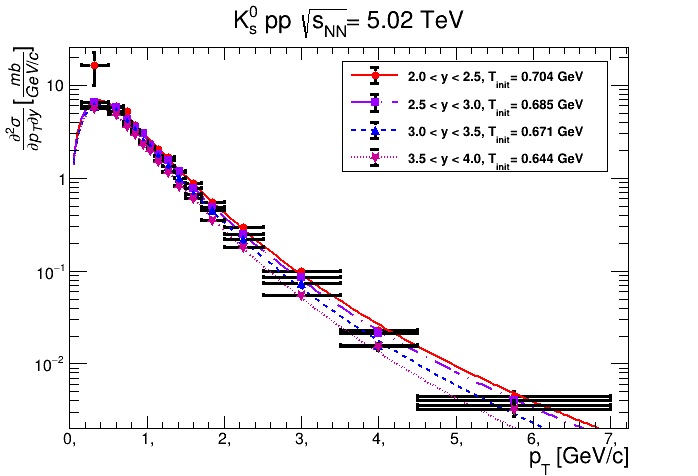

The script that drew this image:
import sys, time
from ROOT import TMinuit
import numpy as np
import ROOT
import matplotlib.pyplot as plt
import ctypes


DATA = 'ppK2.txt'


X, DeltaX, Y1, DeltaY1, Y2, DeltaY2, Y3, DeltaY3, Y4, DeltaY4 = np.loadtxt(DATA, unpack=True)
nChan = len(X)

x = np.array(X)
ex = np.array(DeltaX)

y1 = np.array(Y1)
ey1 = np.array(DeltaY1)

y2 = np.array(Y2)
ey2 = np.array(DeltaY2)

y3 = np.array(Y3)
ey3 = np.array(DeltaY3)

y4 = np.array(Y4)
ey4 = np.array(DeltaY4)

mk = 0.49765 #GeV Ks0
#mk = 1.11568 #GeV L, Lbar
nPar = 3
nCHAN = 200
length = 7.5

'''
#Tsallis distr
'''

def Tsallis(pT, par):
	Area, Temper, Q = par[0], par[1], par[2]
	return Area*pT*pow( (1 + (Q-1)*((mk**2 + pT**2)**(0.5) - mk)/Temper) , (-1/(Q-1)) )

#------------------------------------------------------------------------------------------------------1

def FCNchi1(npar, gin, f, par, iflag):
	global valFCN1
	yTheor = np.array([Tsallis(i, par) for i in x]) 
	indPos = y1 > 0
	arrayFCN = (  (y1[indPos] - yTheor[indPos])/ey1[indPos] )**2
	valFCN1 = np.sum(arrayFCN)
	f.value = valFCN1

'''
#MIUNIT
'''
minuit1 = ROOT.TMinuit(5)
minuit1.SetPrintLevel(1)
minuit1.SetFCN(FCNchi1)
errordef = 1.

# Chi square start parameters

minuit1.DefineParameter(0, 'Area', 3.2, 1e-4, 0., 0.)
minuit1.DefineParameter(1, 'Temper', 0.21, 1e-4, 0., 0.)
minuit1.DefineParameter(2, 'Q', 1.14, 1e-3, 0., 0.)

ierflg = ctypes.c_int(0)
minuit1.mncomd("SET ERR " + str(1), ierflg)
minuit1.mncomd("SET STR 1", ierflg)
minuit1.mncomd("MIGRAD 100000 1e-8", ierflg)

NDF1 = nChan - minuit1.GetNumFreePars()
print("\nChi/NDF = ", valFCN1, '/', NDF1)

valPar1 = ctypes.c_double(0)
errPar1 = ctypes.c_double(0)
	 
parFit1 = np.zeros(5)
parErr1 = np.zeros(5)
	
for i in range(nPar):
	minuit1.GetParameter(i, valPar1, errPar1)
	parFit1[i] = valPar1.value
	parErr1[i] = errPar1.value

X1 = np.linspace(0, length, nCHAN)
dx1 = (X1[1] - X1[0])/2
DeltaX1 = [dx1]*len(X1)
Y_1 = np.array([Tsallis(i, parFit1) for i in X1])
Ynew1 = np.array([Tsallis(i, parFit1)*i**2 for i in X1])

print('\n \n \n \n')

#------------------------------------------------------------------------------------------------------2


def FCNchi2(npar, gin, f, par, iflag):
	global valFCN2
	yTheor = np.array([Tsallis(i, par) for i in x]) 
	indPos = y2 > 0
	arrayFCN = (  (y2[indPos] - yTheor[indPos])/ey2[indPos] )**2
	valFCN2 = np.sum(arrayFCN)
	f.value = valFCN2

'''
#MIUNIT
'''
minuit2 = ROOT.TMinuit(5)
minuit2.SetPrintLevel(1)
minuit2.SetFCN(FCNchi2)
errordef = 1.

# Chi square start parameters

minuit2.DefineParameter(0, 'Area', 3.2, 1e-4, 0., 0.)
minuit2.DefineParameter(1, 'Temper', 0.2, 1e-4, 0., 0.)
minuit2.DefineParameter(2, 'Q', 1.14, 1e-3, 0., 0.)

ierflg = ctypes.c_int(0)
minuit2.mncomd("SET ERR " + str(1), ierflg)
minuit2.mncomd("SET STR 1", ierflg)
minuit2.mncomd("MIGRAD 100000 1e-8", ierflg)

NDF2 = nChan - minuit2.GetNumFreePars()
print("\nChi/NDF = ", valFCN2, '/', NDF2)

valPar2 = ctypes.c_double(0)
errPar2 = ctypes.c_double(0)
	 
parFit2 = np.zeros(5)
parErr2 = np.zeros(5)
	
for i in range(nPar):
	minuit2.GetParameter(i, valPar2, errPar2)
	parFit2[i] = valPar2.value
	parErr2[i] = errPar2.value

X2 = np.linspace(0, length, nCHAN)
dx2 = (X2[1] - X2[0])/2
DeltaX2 = [dx2]*len(X2)
Y_2 = np.array([Tsallis(i, parFit2) for i in X2])
Ynew2 = np.array([Tsallis(i, parFit2)*i**2 for i in X2])

print('\n \n \n \n')
#------------------------------------------------------------------------------------------------------3

def FCNchi3(npar, gin, f, par, iflag):
	global valFCN3
	yTheor = np.array([Tsallis(i, par) for i in x]) 
	indPos = y3 > 0
	arrayFCN = (  (y3[indPos] - yTheor[indPos])/ey3[indPos] )**2
	valFCN3 = np.sum(arrayFCN)
	f.value = valFCN3

'''
#MIUNIT
'''
minuit3 = ROOT.TMinuit(5)
minuit3.SetPrintLevel(1)
minuit3.SetFCN(FCNchi3)
errordef = 1.

# Chi square start parameters

minuit3.DefineParameter(0, 'Area', 2.9, 1e-4, 0., 0.)
minuit3.DefineParameter(1, 'Temper', 0.2, 1e-4, 0., 0.)
minuit3.DefineParameter(2, 'Q', 1.13, 1e-3, 0., 0.)

ierflg = ctypes.c_int(0)
minuit3.mncomd("SET ERR " + str(1), ierflg)
minuit3.mncomd("SET STR 1", ierflg)
minuit3.mncomd("MIGRAD 100000 1e-8", ierflg)

NDF3 = nChan - minuit3.GetNumFreePars()
print("\nChi/NDF = ", valFCN3, '/', NDF3)

valPar3 = ctypes.c_double(0)
errPar3 = ctypes.c_double(0)
	 
parFit3 = np.zeros(5)
parErr3 = np.zeros(5)
	
for i in range(nPar):
	minuit3.GetParameter(i, valPar3, errPar3)
	parFit3[i] = valPar3.value
	parErr3[i] = errPar3.value

X3 = np.linspace(0, length, nCHAN)
dx3 = (X3[1] - X3[0])/2
DeltaX3 = [dx3]*len(X3)
Y_3 = np.array([Tsallis(i, parFit3) for i in X3])
Ynew3 = np.array([Tsallis(i, parFit3)*i**2 for i in X3])

print('\n \n \n \n')
#------------------------------------------------------------------------------------------------------4

def FCNchi4(npar, gin, f, par, iflag):
	global valFCN4
	yTheor = np.array([Tsallis(i, par) for i in x]) 
	indPos = y4 > 0
	arrayFCN = (  (y4[indPos] - yTheor[indPos])/ey4[indPos] )**2
	valFCN4 = np.sum(arrayFCN)
	f.value = valFCN4

'''
#MIUNIT
'''
minuit4 = ROOT.TMinuit(5)
minuit4.SetPrintLevel(1)
minuit4.SetFCN(FCNchi4)
errordef = 1.

# Chi square start parameters

minuit4.DefineParameter(0, 'Area', 7, 1e-4, 0., 0.)
minuit4.DefineParameter(1, 'Temper', 0.1, 1e-3, 0., 0.)
minuit4.DefineParameter(2, 'Q', 1.13, 1e-3, 0., 0.)

ierflg = ctypes.c_int(0)
minuit4.mncomd("SET ERR " + str(1), ierflg)
minuit4.mncomd("SET STR 1", ierflg)
minuit4.mncomd("MIGRAD 100000 1e-8", ierflg)

NDF4 = nChan - minuit4.GetNumFreePars()
print("\nChi/NDF = ", valFCN4, '/', NDF4)

valPar4 = ctypes.c_double(0)
errPar4 = ctypes.c_double(0)
	 
parFit4 = np.zeros(5)
parErr4 = np.zeros(5)
	
for i in range(nPar):
	minuit4.GetParameter(i, valPar4, errPar4)
	parFit4[i] = valPar4.value
	parErr4[i] = errPar4.value

X4 = np.linspace(0, length, nCHAN)
dx4 = (X4[1] - X4[0])/2
DeltaX4 = [dx4]*len(X4)
Y_4 = np.array([Tsallis(i, parFit4) for i in X4])
Ynew4 = np.array([Tsallis(i, parFit4)*i**2 for i in X4])

print('\n \n \n \n')
#------------------------------------------------------------------------------------------------------AREAS
'''
AREAS
'''
def findArea(x, xerr, y): # find an area under histogram
	Area = 0 
	for i in range(len(x)):
		Area = Area + 2*xerr[i]*y[i]
	return Area
	
	
#normal areas
A1 = findArea(x, ex, y1)
print('\nnormal areas 1\n',A1)
#normal areas with X
A_1 = findArea(X1, DeltaX1, Y_1)
print('normal areas with X 1\n',A_1)
# pT**2 * f(pT) areas
Anew1 = findArea(X1, DeltaX1, Ynew1)
print('pT**2 * f(pT) areas 1\n',Anew1)
'''
T init
'''
PT21 = Anew1/A_1
Tinit1 = np.sqrt( (PT21)/2 )
print('<pT**2> 1\n',PT21)
print('T init 1\n',Tinit1)
#print('\n DATA \n',DATA, '\n \n')


#normal areas
A2 = findArea(x, ex, y2)
print('\n\nnormal areas 2\n',A2)
#normal areas with X
A_2 = findArea(X2, DeltaX2, Y_2)
print('normal areas with X 2\n',A_2)
# pT**2 * f(pT) areas
Anew2 = findArea(X2, DeltaX2, Ynew2)
print('pT**2 * f(pT) areas 2\n',Anew2)
'''
T init
'''
PT22 = Anew2/A_2
Tinit2 = np.sqrt( (PT22)/2 )
print('<pT**2> 2\n',PT22)
print('T init 2\n',Tinit2)
#print('\n DATA \n',DATA, '\n \n')


#normal areas
A3 = findArea(x, ex, y3)
print('\n \nnormal areas 3\n',A3)
#normal areas with X
A_3 = findArea(X3, DeltaX3, Y_3)
print('normal areas with X 3\n',A_3)
# pT**2 * f(pT) areas
Anew3 = findArea(X3, DeltaX3, Ynew3)
print('pT**2 * f(pT) areas 3\n',Anew3)
'''
T init
'''
PT23 = Anew3/A_3
Tinit3 = np.sqrt( (PT23)/2 )
print('<pT**2> 3\n',PT23)
print('T init 3\n',Tinit3)
#print('\n DATA \n',DATA, '\n \n')


#normal areas
A4 = findArea(x, ex, y4)
print('\n \nnormal areas 4\n',A4)
#normal areas with X
A_4 = findArea(X4, DeltaX4, Y_4)
print('normal areas with X 4\n',A_4)
# pT**2 * f(pT) areas
Anew4 = findArea(X4, DeltaX4, Ynew4)
print('pT**2 * f(pT) areas 4\n',Anew4)
'''
T init
'''
PT24 = Anew4/A_4
Tinit4 = np.sqrt( (PT24)/2 )
print('<pT**2> 4\n',PT24)
print('T init 4\n',Tinit4)
#print('\n DATA \n',DATA, '\n \n')

#-------------------------------------------------------------------------------------------------------Error

#--------------------------------------------------------------------------------------------------1
'''
#DX
'''
pT = X1
DpT = DeltaX1

A = parFit1[0]
DA = parErr1[0]

Temper = parFit1[1]
DT = parErr1[1]

q = parFit1[2]
Dq = parErr1[2]

#print('\n\npT :', pT, '\n', 'A :', A, '\n','T :', Temper, '\n', 'q :', q, '\n') 
print('\n\nA :', A, '\n','T :', Temper, '\n', 'q :', q) 
print('DpT :', DeltaX1[0], '\n', 'Dq :', parErr1[2], '\n','DT :', parErr1[1], '\n', 'DA :',parErr1[0]) 

def dxdpT(i):
	return  2*DpT[0]*3*pT[i]**2*A*pow( (1 + (q-1)*((mk**2 + pT[i]**2)**(0.5) - mk)/Temper) , (-1/(q-1)) )     +     2*DpT[0]*pT[i]**3*A*(-1/(q-1))*pow( (1 + (q-1)*((mk**2 + pT[i]**2)**(0.5) - mk)/Temper) , (-1/(q-1) - 1) ) * ( (q-1)*(mk**2 + pT[i]**2)**(-0.5)*pT[i]/Temper )
def dxdq(i):
	return 2*DpT[0]*A*pT[i]**3 * ( np.log( 1 + (q-1)*((mk**2 + pT[i]**2)**(0.5) - mk)/Temper ) * pow( (1 + (q-1)*((mk**2 + pT[i]**2)**(0.5) - mk)/Temper) , (-1/(q-1)) ) * (((mk**2+pT[i]**2)**(0.5)-mk)/Temper)   )
def dxdT(i):
	return 2*DpT[0]*A*pT[i]**3 * (-1/(q-1)) * pow( (1 + (q-1)*((mk**2 + pT[i]**2)**(0.5) - mk)/Temper) , (-1/(q-1)-1) ) * ( - (q-1)*((mk**2 + pT[i]**2)**(0.5) - mk)/Temper**2 )
def dxdA(i):
	return 2*DpT[0]*pT[i]**3*pow( (1 + (q-1)*((mk**2 + pT[i]**2)**(0.5) - mk)/Temper) , (-1/(q-1)) )

def DX(i):
	return np.sqrt( dxdpT(i)**2*DpT[i]**2 + dxdq(i)**2*Dq**2 + dxdT(i)**2*DT**2 + dxdA(i)**2*DA**2)

'''
#ONE
'''
ONE = Anew1
N = nCHAN
DONE = 0
for i in range (0,N):
	DONE = DONE + DX(i)
print('Area 1 = ', Anew1, ' +- ', DONE)
#print('\n', 2*DeltaX1[20]*Ynew1[20], ' +- ' , DX(20))

'''
#DY
'''
def dydpT(i):
	return  2*DpT[0]*A*pow( (1 + (q-1)*((mk**2 + pT[i]**2)**(0.5) - mk)/Temper) , (-1/(q-1)) )     +     2*DpT[0]*pT[i]*A*(-1/(q-1))*pow( (1 + (q-1)*((mk**2 + pT[i]**2)**(0.5) - mk)/Temper) , (-1/(q-1) - 1) ) * ( (q-1)*(mk**2 + pT[i]**2)**(-0.5)*pT[i]/Temper )
def dydq(i):
	return 2*DpT[0]*A*pT[i]* ( np.log( 1 + (q-1)*((mk**2 + pT[i]**2)**(0.5) - mk)/Temper ) * pow( (1 + (q-1)*((mk**2 + pT[i]**2)**(0.5) - mk)/Temper) , (-1/(q-1)) ) * (((mk**2+pT[i]**2)**(0.5)-mk)/Temper)   )
def dydT(i):
	return 2*DpT[0]*A*pT[i] * (-1/(q-1)) * pow( (1 + (q-1)*((mk**2 + pT[i]**2)**(0.5) - mk)/Temper) , (-1/(q-1)-1) ) * ( - (q-1)*((mk**2 + pT[i]**2)**(0.5) - mk)/Temper**2 )
def dydA(i):
	return 2*DpT[0]*pT[i]*pow( (1 + (q-1)*((mk**2 + pT[i]**2)**(0.5) - mk)/Temper) , (-1/(q-1)) )

def DY(i):
	return np.sqrt( dydpT(i)**2*DpT[i]**2 + dydq(i)**2*Dq**2 + dydT(i)**2*DT**2 + dydA(i)**2*DA**2)

'''
#TWO
'''
TWO = A_1
DTWO = 0 
for i in range (0,N):
	DTWO = DTWO + DY(i)
print('Area 2 = ', A_1, ' +- ', DTWO)

'''
#D<pT2>
'''
DpT2 = np.sqrt( (1 / TWO)**2 * DONE**2 + (ONE / TWO**2)**2 * DTWO**2 )
print('<pT2> =', PT21,' +- ',  DpT2)

'''
#DTinit
'''
DTinit = DpT2 / np.sqrt( 2* PT21 )
print('Tinit =', Tinit1,' +- ',  DTinit )


#-------------------------------------------------------------------------------------------WRITE TO TXT

f = open("ppK2FixedRESULTS.txt", "w")
f.write('y range	q	T GeV	Ti GeV	chi/NDF\n')
f.write('1	' + str(q) + '+-' + str(Dq) + '	' +str(Temper) + '+-' + str(DT) + '	' +str(Tinit1) + '+-' + str(DTinit) + '	' +str(valFCN1) +'/'+str(NDF1) +'\n')
f.close()

#--------------------------------------------------------------------------------------------------2

'''
#DX
'''
pT = X2
DpT = DeltaX2

A = parFit2[0]
DA = parErr2[0]

Temper = parFit2[1]
DT = parErr2[1]

q = parFit2[2]
Dq = parErr2[2]

#print('\n\npT :', pT, '\n', 'A :', A, '\n','T :', Temper, '\n', 'q :', q, '\n') 
print('\n\nA :', A, '\n','T :', Temper, '\n', 'q :', q) 
print('DpT :', DeltaX2[0], '\n', 'Dq :', parErr2[2], '\n','DT :', parErr2[1], '\n', 'DA :',parErr2[0]) 

def dxdpT(i):
	return  2*DpT[0]*3*pT[i]**2*A*pow( (1 + (q-1)*((mk**2 + pT[i]**2)**(0.5) - mk)/Temper) , (-1/(q-1)) )     +     2*DpT[0]*pT[i]**3*A*(-1/(q-1))*pow( (1 + (q-1)*((mk**2 + pT[i]**2)**(0.5) - mk)/Temper) , (-1/(q-1) - 1) ) * ( (q-1)*(mk**2 + pT[i]**2)**(-0.5)*pT[i]/Temper )
def dxdq(i):
	return 2*DpT[0]*A*pT[i]**3 * ( np.log( 1 + (q-1)*((mk**2 + pT[i]**2)**(0.5) - mk)/Temper ) * pow( (1 + (q-1)*((mk**2 + pT[i]**2)**(0.5) - mk)/Temper) , (-1/(q-1)) ) * (((mk**2+pT[i]**2)**(0.5)-mk)/Temper)   )
def dxdT(i):
	return 2*DpT[0]*A*pT[i]**3 * (-1/(q-1)) * pow( (1 + (q-1)*((mk**2 + pT[i]**2)**(0.5) - mk)/Temper) , (-1/(q-1)-1) ) * ( - (q-1)*((mk**2 + pT[i]**2)**(0.5) - mk)/Temper**2 )
def dxdA(i):
	return 2*DpT[0]*pT[i]**3*pow( (1 + (q-1)*((mk**2 + pT[i]**2)**(0.5) - mk)/Temper) , (-1/(q-1)) )

def DX(i):
	return np.sqrt( dxdpT(i)**2*DpT[i]**2 + dxdq(i)**2*Dq**2 + dxdT(i)**2*DT**2 + dxdA(i)**2*DA**2)

'''
#ONE
'''
ONE = Anew2
N = nCHAN
DONE = 0
for i in range (0,N):
	DONE = DONE + DX(i)
print('Area 1 = ', Anew2, ' +- ', DONE)
#print('\n', 2*DeltaX1[20]*Ynew1[20], ' +- ' , DX(20))

'''
#DY
'''

def dydpT(i):
	return  2*DpT[0]*A*pow( (1 + (q-1)*((mk**2 + pT[i]**2)**(0.5) - mk)/Temper) , (-1/(q-1)) )     +     2*DpT[0]*pT[i]*A*(-1/(q-1))*pow( (1 + (q-1)*((mk**2 + pT[i]**2)**(0.5) - mk)/Temper) , (-1/(q-1) - 1) ) * ( (q-1)*(mk**2 + pT[i]**2)**(-0.5)*pT[i]/Temper )
def dydq(i):
	return 2*DpT[0]*A*pT[i]* ( np.log( 1 + (q-1)*((mk**2 + pT[i]**2)**(0.5) - mk)/Temper ) * pow( (1 + (q-1)*((mk**2 + pT[i]**2)**(0.5) - mk)/Temper) , (-1/(q-1)) ) * (((mk**2+pT[i]**2)**(0.5)-mk)/Temper)   )
def dydT(i):
	return 2*DpT[0]*A*pT[i] * (-1/(q-1)) * pow( (1 + (q-1)*((mk**2 + pT[i]**2)**(0.5) - mk)/Temper) , (-1/(q-1)-1) ) * ( - (q-1)*((mk**2 + pT[i]**2)**(0.5) - mk)/Temper**2 )
def dydA(i):
	return 2*DpT[0]*pT[i]*pow( (1 + (q-1)*((mk**2 + pT[i]**2)**(0.5) - mk)/Temper) , (-1/(q-1)) )

def DY(i):
	return np.sqrt( dydpT(i)**2*DpT[i]**2 + dydq(i)**2*Dq**2 + dydT(i)**2*DT**2 + dydA(i)**2*DA**2)

'''
#TWO
'''
TWO = A_2
DTWO = 0 
for i in range (0,N):
	DTWO = DTWO + DY(i)
print('Area 2 = ', A_2, ' +- ', DTWO)

'''
#D<pT2>
'''
DpT2 = np.sqrt( (1 / TWO)**2 * DONE**2 + (ONE / TWO**2)**2 * DTWO**2 )
print('<pT2> =', PT22,' +- ',  DpT2)

'''
#DTinit
'''
DTinit = DpT2 / np.sqrt( 2* PT22 )
print('Tinit =', Tinit2,' +- ',  DTinit )



#-------------------------------------------------------------------------------------------WRITE TO TXT

f = open("ppK2FixedRESULTS.txt", "a")
f.write('2	' + str(q) + '+-' + str(Dq) + '	' +str(Temper) + '+-' + str(DT) + '	' +str(Tinit2) + '+-' + str(DTinit) + '	' +str(valFCN2) +'/'+str(NDF2) +'\n')
f.close()

#--------------------------------------------------------------------------------------------------3



'''
#DX
'''
pT = X3
DpT = DeltaX3

A = parFit3[0]
DA = parErr3[0]

Temper = parFit3[1]
DT = parErr3[1]

q = parFit3[2]
Dq = parErr3[2]

#print('\n\npT :', pT, '\n', 'A :', A, '\n','T :', Temper, '\n', 'q :', q, '\n') 
print('\n\nA :', A, '\n','T :', Temper, '\n', 'q :', q) 
print('DpT :', DeltaX3[0], '\n', 'Dq :', parErr3[2], '\n','DT :', parErr3[1], '\n', 'DA :',parErr3[0]) 

def dxdpT(i):
	return  2*DpT[0]*3*pT[i]**2*A*pow( (1 + (q-1)*((mk**2 + pT[i]**2)**(0.5) - mk)/Temper) , (-1/(q-1)) )     +     2*DpT[0]*pT[i]**3*A*(-1/(q-1))*pow( (1 + (q-1)*((mk**2 + pT[i]**2)**(0.5) - mk)/Temper) , (-1/(q-1) - 1) ) * ( (q-1)*(mk**2 + pT[i]**2)**(-0.5)*pT[i]/Temper )
def dxdq(i):
	return 2*DpT[0]*A*pT[i]**3 * ( np.log( 1 + (q-1)*((mk**2 + pT[i]**2)**(0.5) - mk)/Temper ) * pow( (1 + (q-1)*((mk**2 + pT[i]**2)**(0.5) - mk)/Temper) , (-1/(q-1)) ) * (((mk**2+pT[i]**2)**(0.5)-mk)/Temper)   )
def dxdT(i):
	return 2*DpT[0]*A*pT[i]**3 * (-1/(q-1)) * pow( (1 + (q-1)*((mk**2 + pT[i]**2)**(0.5) - mk)/Temper) , (-1/(q-1)-1) ) * ( - (q-1)*((mk**2 + pT[i]**2)**(0.5) - mk)/Temper**2 )
def dxdA(i):
	return 2*DpT[0]*pT[i]**3*pow( (1 + (q-1)*((mk**2 + pT[i]**2)**(0.5) - mk)/Temper) , (-1/(q-1)) )

def DX(i):
	return np.sqrt( dxdpT(i)**2*DpT[i]**2 + dxdq(i)**2*Dq**2 + dxdT(i)**2*DT**2 + dxdA(i)**2*DA**2)

'''
#ONE
'''
ONE = Anew3
N = nCHAN
DONE = 0
for i in range (0,N):
	DONE = DONE + DX(i)
print('Area 1 = ', Anew3, ' +- ', DONE)
#print('\n', 2*DeltaX1[20]*Ynew1[20], ' +- ' , DX(20))

'''
#DY
'''

def dydpT(i):
	return  2*DpT[0]*A*pow( (1 + (q-1)*((mk**2 + pT[i]**2)**(0.5) - mk)/Temper) , (-1/(q-1)) )     +     2*DpT[0]*pT[i]*A*(-1/(q-1))*pow( (1 + (q-1)*((mk**2 + pT[i]**2)**(0.5) - mk)/Temper) , (-1/(q-1) - 1) ) * ( (q-1)*(mk**2 + pT[i]**2)**(-0.5)*pT[i]/Temper )
def dydq(i):
	return 2*DpT[0]*A*pT[i]* ( np.log( 1 + (q-1)*((mk**2 + pT[i]**2)**(0.5) - mk)/Temper ) * pow( (1 + (q-1)*((mk**2 + pT[i]**2)**(0.5) - mk)/Temper) , (-1/(q-1)) ) * (((mk**2+pT[i]**2)**(0.5)-mk)/Temper)   )
def dydT(i):
	return 2*DpT[0]*A*pT[i] * (-1/(q-1)) * pow( (1 + (q-1)*((mk**2 + pT[i]**2)**(0.5) - mk)/Temper) , (-1/(q-1)-1) ) * ( - (q-1)*((mk**2 + pT[i]**2)**(0.5) - mk)/Temper**2 )
def dydA(i):
	return 2*DpT[0]*pT[i]*pow( (1 + (q-1)*((mk**2 + pT[i]**2)**(0.5) - mk)/Temper) , (-1/(q-1)) )

def DY(i):
	return np.sqrt( dydpT(i)**2*DpT[i]**2 + dydq(i)**2*Dq**2 + dydT(i)**2*DT**2 + dydA(i)**2*DA**2)

'''
#TWO
'''
TWO = A_3
DTWO = 0 
for i in range (0,N):
	DTWO = DTWO + DY(i)
print('Area 2 = ', A_3, ' +- ', DTWO)

'''
#D<pT2>
'''
DpT2 = np.sqrt( (1 / TWO)**2 * DONE**2 + (ONE / TWO**2)**2 * DTWO**2 )
print('<pT2> =', PT23,' +- ',  DpT2)

'''
#DTinit
'''
DTinit = DpT2 / np.sqrt( 2* PT23 )
print('Tinit =', Tinit3,' +- ',  DTinit )

#-------------------------------------------------------------------------------------------WRITE TO TXT

f = open("ppK2FixedRESULTS.txt", "a")
f.write('3	' + str(q) + '+-' + str(Dq) + '	' +str(Temper) + '+-' + str(DT) + '	' +str(Tinit3) + '+-' + str(DTinit) + '	' +str(valFCN3) +'/'+str(NDF3) +'\n')
f.close()

#--------------------------------------------------------------------------------------------------4



'''
#DX
'''
pT = X4
DpT = DeltaX4

A = parFit4[0]
DA = parErr4[0]

Temper = parFit4[1]
DT = parErr4[1]

q = parFit4[2]
Dq = parErr4[2]

#print('\n\npT :', pT, '\n', 'A :', A, '\n','T :', Temper, '\n', 'q :', q, '\n') 
print('\n\nA :', A, '\n','T :', Temper, '\n', 'q :', q) 
print('DpT :', DeltaX4[0], '\n', 'Dq :', parErr4[2], '\n','DT :', parErr4[1], '\n', 'DA :',parErr4[0]) 

def dxdpT(i):
	return  2*DpT[0]*3*pT[i]**2*A*pow( (1 + (q-1)*((mk**2 + pT[i]**2)**(0.5) - mk)/Temper) , (-1/(q-1)) )     +     2*DpT[0]*pT[i]**3*A*(-1/(q-1))*pow( (1 + (q-1)*((mk**2 + pT[i]**2)**(0.5) - mk)/Temper) , (-1/(q-1) - 1) ) * ( (q-1)*(mk**2 + pT[i]**2)**(-0.5)*pT[i]/Temper )
def dxdq(i):
	return 2*DpT[0]*A*pT[i]**3 * ( np.log( 1 + (q-1)*((mk**2 + pT[i]**2)**(0.5) - mk)/Temper ) * pow( (1 + (q-1)*((mk**2 + pT[i]**2)**(0.5) - mk)/Temper) , (-1/(q-1)) ) * (((mk**2+pT[i]**2)**(0.5)-mk)/Temper)   )
def dxdT(i):
	return 2*DpT[0]*A*pT[i]**3 * (-1/(q-1)) * pow( (1 + (q-1)*((mk**2 + pT[i]**2)**(0.5) - mk)/Temper) , (-1/(q-1)-1) ) * ( - (q-1)*((mk**2 + pT[i]**2)**(0.5) - mk)/Temper**2 )
def dxdA(i):
	return 2*DpT[0]*pT[i]**3*pow( (1 + (q-1)*((mk**2 + pT[i]**2)**(0.5) - mk)/Temper) , (-1/(q-1)) )

def DX(i):
	return np.sqrt( dxdpT(i)**2*DpT[i]**2 + dxdq(i)**2*Dq**2 + dxdT(i)**2*DT**2 + dxdA(i)**2*DA**2)

'''
#ONE
'''
ONE = Anew4
N = nCHAN
DONE = 0
for i in range (0,N):
	DONE = DONE + DX(i)
print('Area 1 = ', Anew4, ' +- ', DONE)
#print('\n', 2*DeltaX1[20]*Ynew1[20], ' +- ' , DX(20))

'''
#DY
'''

def dydpT(i):
	return  2*DpT[0]*A*pow( (1 + (q-1)*((mk**2 + pT[i]**2)**(0.5) - mk)/Temper) , (-1/(q-1)) )     +     2*DpT[0]*pT[i]*A*(-1/(q-1))*pow( (1 + (q-1)*((mk**2 + pT[i]**2)**(0.5) - mk)/Temper) , (-1/(q-1) - 1) ) * ( (q-1)*(mk**2 + pT[i]**2)**(-0.5)*pT[i]/Temper )
def dydq(i):
	return 2*DpT[0]*A*pT[i]* ( np.log( 1 + (q-1)*((mk**2 + pT[i]**2)**(0.5) - mk)/Temper ) * pow( (1 + (q-1)*((mk**2 + pT[i]**2)**(0.5) - mk)/Temper) , (-1/(q-1)) ) * (((mk**2+pT[i]**2)**(0.5)-mk)/Temper)   )
def dydT(i):
	return 2*DpT[0]*A*pT[i] * (-1/(q-1)) * pow( (1 + (q-1)*((mk**2 + pT[i]**2)**(0.5) - mk)/Temper) , (-1/(q-1)-1) ) * ( - (q-1)*((mk**2 + pT[i]**2)**(0.5) - mk)/Temper**2 )
def dydA(i):
	return 2*DpT[0]*pT[i]*pow( (1 + (q-1)*((mk**2 + pT[i]**2)**(0.5) - mk)/Temper) , (-1/(q-1)) )

def DY(i):
	return np.sqrt( dydpT(i)**2*DpT[i]**2 + dydq(i)**2*Dq**2 + dydT(i)**2*DT**2 + dydA(i)**2*DA**2)

'''
#TWO
'''
TWO = A_4
DTWO = 0 
for i in range (0,N):
	DTWO = DTWO + DY(i)
print('Area 2 = ', A_4, ' +- ', DTWO)

'''
#D<pT2>
'''
DpT2 = np.sqrt( (1 / TWO)**2 * DONE**2 + (ONE / TWO**2)**2 * DTWO**2 )
print('<pT2> =', PT24,' +- ',  DpT2)

'''
#DTinit
'''
DTinit = DpT2 / np.sqrt( 2* PT24 )
print('Tinit =', Tinit4,' +- ',  DTinit )

#-------------------------------------------------------------------------------------------WRITE TO TXT

f = open("ppK2FixedRESULTS.txt", "a")
f.write('4	' + str(q) + '+-' + str(Dq) + '	' +str(Temper) + '+-' + str(DT) + '	' +str(Tinit4) + '+-' + str(DTinit) + '	' +str(valFCN4) +'/'+str(NDF4) +'\n')
f.close()



#---------------------------------------------------------------------------------------------------PLOT

'''
PLOT
'''
ROOT.gStyle.SetOptStat(0)
Plot1 = ROOT.TGraphErrors(nChan, x, y1, ex, ey1)
Plot1.SetMarkerStyle(20)
Plot1.SetMarkerColor(ROOT.kRed)
Plot1.SetMarkerSize(1.1)
Plot1.SetLineWidth(3)
Plot1.GetXaxis().SetTitle('p_{T} [GeV/c]')
Plot1.GetXaxis().SetTitleSize(0.05)
Plot1.GetXaxis().SetTitleOffset(0.85)

#Plot1.GetYaxis().SetTitle(' \\frac{\partial \sigma}{ \partial p_{T}} [\\frac{mb}{GeV/c}]')
Plot1.GetYaxis().SetTitle(' \\frac{\partial^{2} \sigma}{ \partial p_{T} \partial y} [\\frac{mb}{GeV/c}]')
Plot1.GetYaxis().SetTitleSize(0.05)
Plot1.GetYaxis().SetTitleOffset(0.85)



Plot1.SetTitle("K_{s}^{0} pp #sqrt{s_{NN}}= 5.02 TeV")
#Plot1.SetTitle("K_{s}^{0}, LHCb p-Pb #sqrt{s_{NN}}= 5.02 TeV")

#Plot1.SetTitle("#Lambda, LHCb p-p #sqrt{s_{NN}}= 5.02 TeV")
#Plot1.SetTitle("#Lambda, LHCb p-Pb #sqrt{s_{NN}}= 5.02 TeV")

#Plot1.SetTitle("#bar{#Lambda}, LHCb p-p #sqrt{s_{NN}}= 5.02 TeV")
#Plot1.SetTitle("#bar{#Lambda}, LHCb p-Pb #sqrt{s_{NN}}= 5.02 TeV")

fFit1 = ROOT.TH1F('tsallis1','Data VS Tsallis', nCHAN - 1, X1 - dx1/2.)
fFit1.SetLineColor(ROOT.kRed)
fFit1.SetLineWidth(2)
fFit1.SetLineStyle(1)

for chan in range(nCHAN):
    fFit1.SetBinContent(chan + 1 ,Y_1[chan])
    





Plot2 = ROOT.TGraphErrors(nChan, x, y2, ex, ey2)
Plot2.SetMarkerStyle(21)
Plot2.SetMarkerColor(ROOT.kViolet-3)
Plot2.SetMarkerSize(1.1)
Plot2.SetLineWidth(3)

fFit2 = ROOT.TH1F('tsallis2','Data VS Tsallis', nCHAN - 1, X2 - dx2/2.)
fFit2.SetLineColor(ROOT.kViolet-3)
fFit2.SetLineWidth(2)
fFit2.SetLineStyle(10)

for chan in range(nCHAN):
    fFit2.SetBinContent(chan + 1 ,Y_2[chan])


Plot3 = ROOT.TGraphErrors(nChan, x, y3, ex, ey3)
Plot3.SetMarkerStyle(22)
Plot3.SetMarkerColor(ROOT.kBlue)
Plot3.SetMarkerSize(1.3)
Plot3.SetLineWidth(3)

fFit3 = ROOT.TH1F('tsallis3','Data VS Tsallis', nCHAN - 1, X3 - dx3/2.)
fFit3.SetLineColor(ROOT.kBlue)
fFit3.SetLineWidth(2)
fFit3.SetLineStyle(7)

for chan in range(nCHAN):
    fFit3.SetBinContent(chan + 1 ,Y_3[chan])



Plot4 = ROOT.TGraphErrors(nChan, x, y4, ex, ey4)
Plot4.SetMarkerStyle(29)
Plot4.SetMarkerColor(ROOT.kPink+8)
Plot4.SetMarkerSize(1.6)
Plot4.SetLineWidth(3)

fFit4 = ROOT.TH1F('tsallis4','Data VS Tsallis', nCHAN - 1, X4 - dx4/2.)
fFit4.SetLineColor(ROOT.kPink+8)
fFit4.SetLineWidth(2)
fFit4.SetLineStyle(3)



for chan in range(nCHAN):
    fFit4.SetBinContent(chan + 1 ,Y_4[chan])



Legend = ROOT.TLegend(0.49,0.64,0.87,0.87)
#text = '\chi^{2}/NDF = ' +str(valFCN1)+ '/' +str(NDF1)+ ',T_{init} = ' +str(Tinit1)+ ' GeV'

Legend.AddEntry(Plot1,'2.0 < y < 2.5, T_{init}= 0.704 GeV', 'ep')
Legend.AddEntry(Plot2,'2.5 < y < 3.0, T_{init}= 0.685 GeV', 'ep')
Legend.AddEntry(Plot3,'3.0 < y < 3.5, T_{init}= 0.671 GeV', 'ep')
Legend.AddEntry(Plot4,'3.5 < y < 4.0, T_{init}= 0.644 GeV', 'ep')

#Legend.SetFillColor(kWhite)
Legend.SetTextAlign(12)
Legend.SetTextSize(0.03)
Legend.SetTextFont(2)
Legend.SetFillStyle(0)

Legend1 = ROOT.TLegend(0.49,0.64,0.87,0.87)
Legend1.AddEntry(fFit1,' ', 'l')
Legend1.AddEntry(fFit2,' ', 'l')
Legend1.AddEntry(fFit3,' ', 'l')
Legend1.AddEntry(fFit4,' ', 'l')





Plot1.Draw("AP")

fFit1.Draw("SAME&l")
fFit2.Draw("SAME&l")
fFit3.Draw("SAME&l")
fFit4.Draw("SAME&l")

Plot2.Draw("SAME&P")
Plot3.Draw("SAME&P")
Plot4.Draw("SAME&P")


Legend1.Draw("SAME")
Legend.Draw("SAME")


ROOT.gPad.SetLogy(1)
ROOT.gPad.SetTicks(1,1)
ROOT.gPad.RedrawAxis()
time.sleep(120)
ROOT.gPad.Update()
